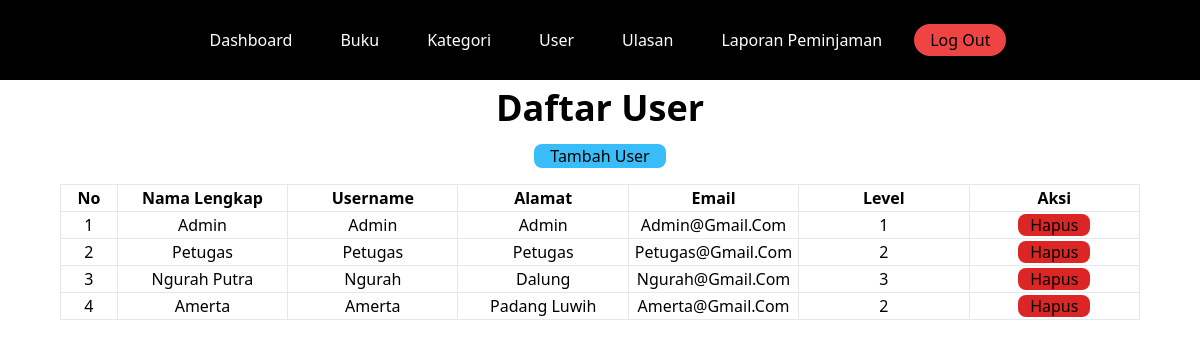
Screenshot of /admin/user.php (signed in) with the database file from the repository.
### tables this page shows
CREATE TABLE `user` (
  `UserID` int(11) NOT NULL,
  `NamaLengkap` varchar(255) NOT NULL,
  `Username` varchar(255) NOT NULL,
  `Level` int(11) NOT NULL,
  `Email` varchar(255) NOT NULL,
  `Alamat` text NOT NULL,
  `Password` varchar(255) NOT NULL
);

### admin/user.php (the view)
<?php
include "../components/head.php";
include "../components/koneksi.php";
?>
<div class="w-full capitalize">
    <?php include "./components/navbar.php";
    include "./components/izin.php"; ?>
    <div class="flex flex-col justify-center items-center text-center ">
        <h1 class="text-4xl font-bold my-2">Daftar User</h1>
        <a href="./user/tambah.php" class="bg-[#38BDF8] px-4 rounded rounded-lg mt-2 mb-4">tambah user</a>
        <table class="w-[90%] table-auto">
            <thead>
                <tr>
                    <th class="border w-[5%]">no</th>
                    <th class="border w-[15%]">nama lengkap</th>
                    <th class="border w-[15%]">username</th>
                    <th class="border w-[15%]">alamat</th>
                    <th class="border w-[15%]">email</th>
                    <th class="border w-[15%]">level</th>
                    <th class="border w-[15%]">aksi</th>
                </tr>
            </thead>
            <tbody>
                <?php
                $no = 1;
                $data = mysqli_query($koneksi, "SELECT * FROM user");
                while ($d = mysqli_fetch_array($data)) {
                ?>
                    <tr>
                        <td class="border">
                            <?php echo $no++ ?>
                        </td>
                        <td class="border">
                            <?php echo $d['NamaLengkap'] ?>
                        </td>
                        <td class="border">
                            <?php echo $d['Username'] ?>
                        </td>
                        <td class="border">
                            <?php echo $d['Alamat'] ?>
                        </td>
                        <td class="border">
                            <?php echo $d['Email'] ?>
                        </td>
                        <td class="border">
                            <?php echo $d['Level'] ?>
                        </td>
                        <td class="border">
                            <a href="./user/hapus.php?id=<?php echo $d['UserID'] ?>" class="bg-red-600 px-3 rounded rounded-lg">Hapus</a>
                        </td>
                    </tr>
                <?php
                }
                ?>
            </tbody>
        </table>
    </div>
</div>
<?php
include "../components/foot.php";
?>

### rows the page displays
user: NamaLengkap "Admin", Username "Admin", Alamat "Admin", Email "Admin@gmail.com", Level "1"
user: NamaLengkap "Petugas", Username "Petugas", Alamat "Petugas", Email "Petugas@gmail.com", Level "2"
user: NamaLengkap "Ngurah Putra", Username "Ngurah", Alamat "Dalung", Email "Ngurah@gmail.com", Level "3"
user: NamaLengkap "Amerta", Username "Amerta", Alamat "Padang Luwih", Email "Amerta@gmail.com", Level "2"
